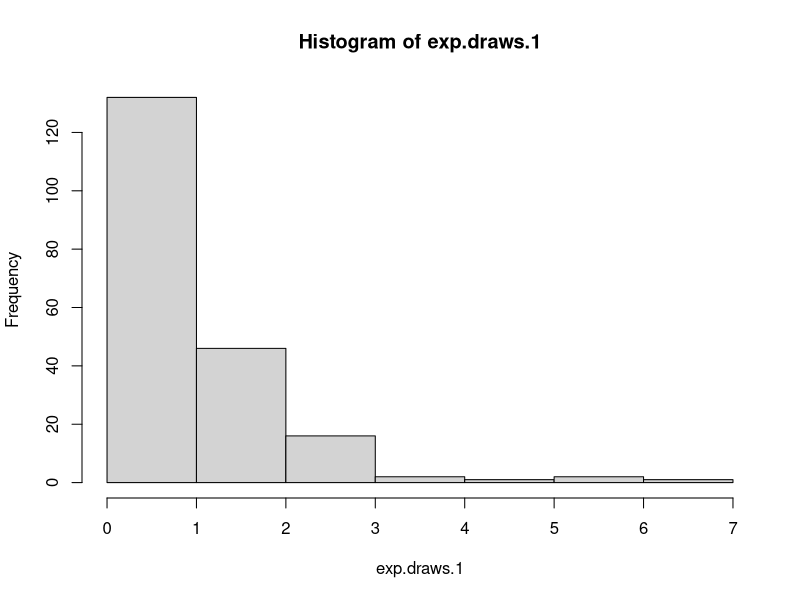
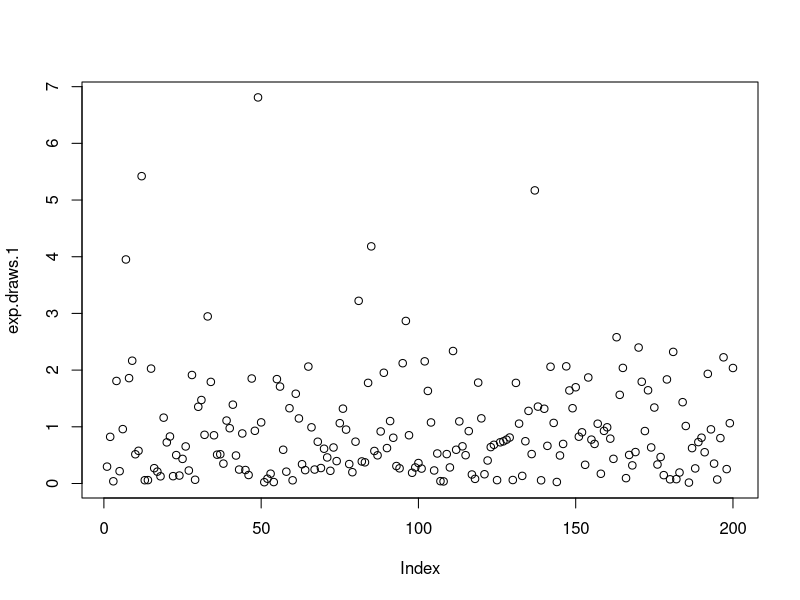
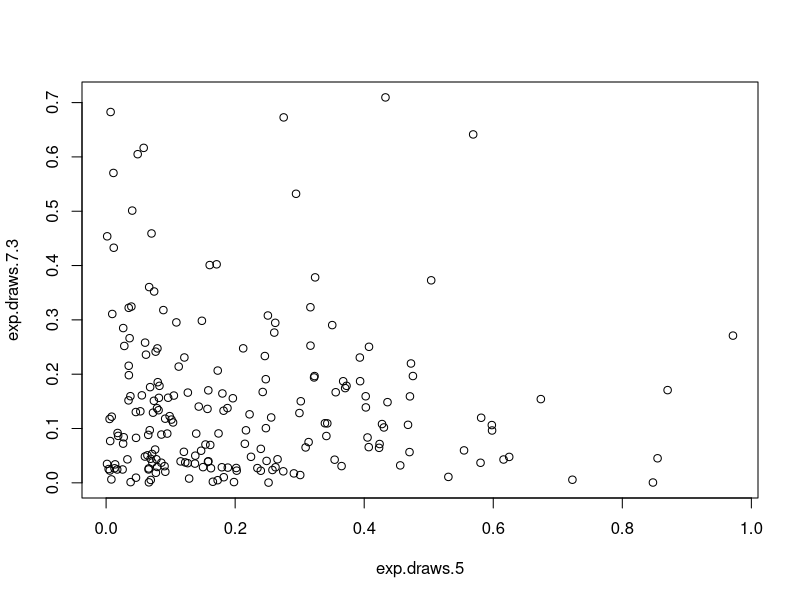
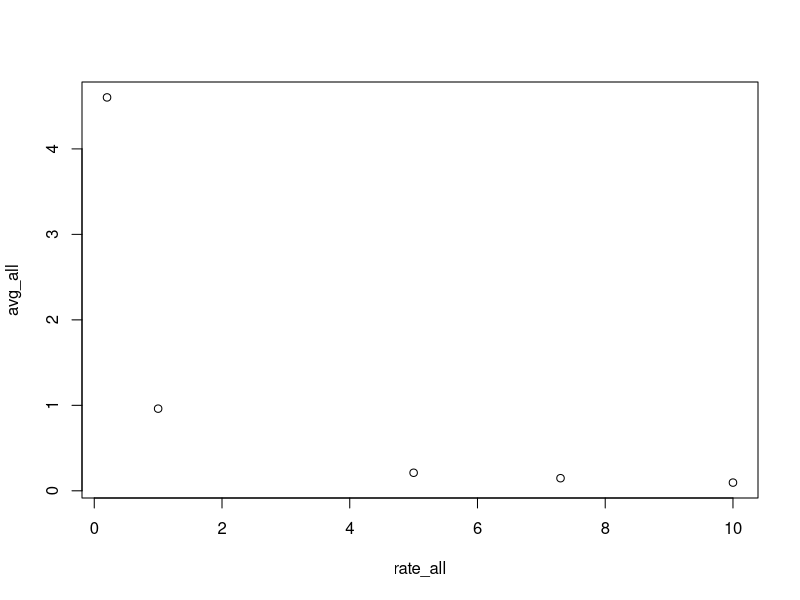
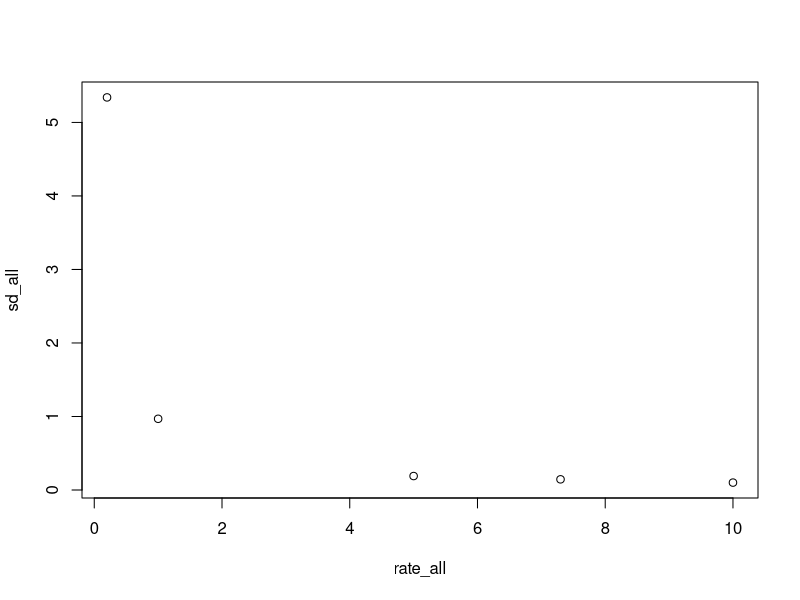
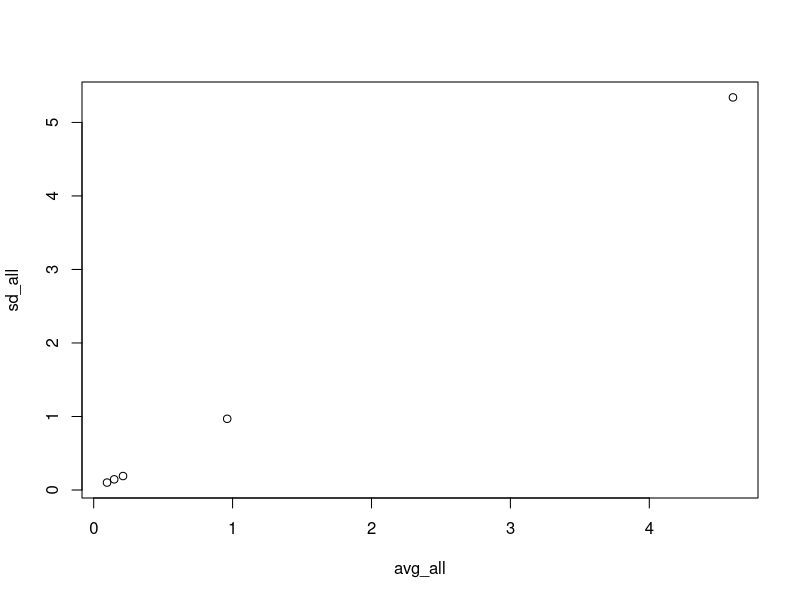

Write R code to recreate these figures, in order.
## ---- chunk 1
library(stats)
## ---- chunk 2
exp.draws.1 = rexp(n=200)
mean(exp.draws.1)
sd(exp.draws.1)
## ---- chunk 3
exp.draws.0.2 <- rexp(n=200, 0.2)
exp.draws.5 <- rexp(n=200, 5)
exp.draws.7.3 <- rexp(n=200, 7.3)
exp.draws.10 <- rexp(n=200, 10)

## ---- chunk 4
#a. create a histogram of the standard exponential distribution (n=200)
hist(exp.draws.1)

#b. use plot() to display random values of exponential distribution in order
plot(exp.draws.1)

#c. use plot for exp.draws.5 and exp.draws.7.3
plot(exp.draws.5,exp.draws.7.3)
## ---- chunk 5
#calculate means for exp.draws(0.2, 1, 10, 5, 7.3)
avg_0.2 <- mean(exp.draws.0.2)
avg_.5 <- mean(exp.draws.5)
avg_.7.3 <- mean(exp.draws.7.3)
avg_.10 <- mean(exp.draws.10)
avg_.1 <- mean(exp.draws.1)
avg_all <- c(avg_0.2, avg_.1, avg_.5, avg_.7.3, avg_.10)
rate_all <- c(0.2, 1, 5, 7.3, 10)
plot(rate_all, avg_all)

## ---- chunk 6
sd_.0.2 <- sd(exp.draws.0.2)
sd_.1 <- sd(exp.draws.1)
sd_.5 <- sd(exp.draws.5)
sd_.7.7 <- sd(exp.draws.7.3)
sd_.10 <- sd(exp.draws.10)

sd_all <- c(sd_.0.2, sd_.1, sd_.5, sd_.7.7, sd_.10)

plot(rate_all, sd_all)

## ---- chunk 7
plot(avg_all, sd_all)
